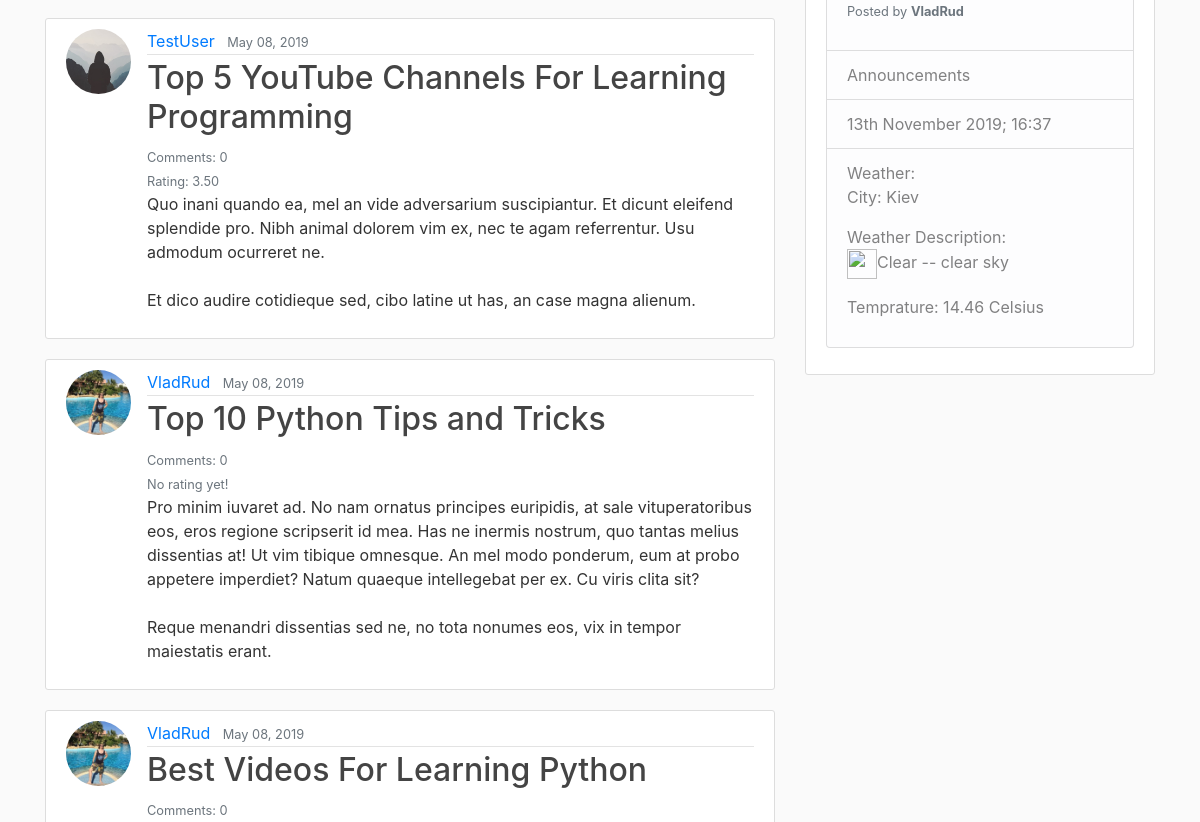
Before: / (middle part) with the older database file.
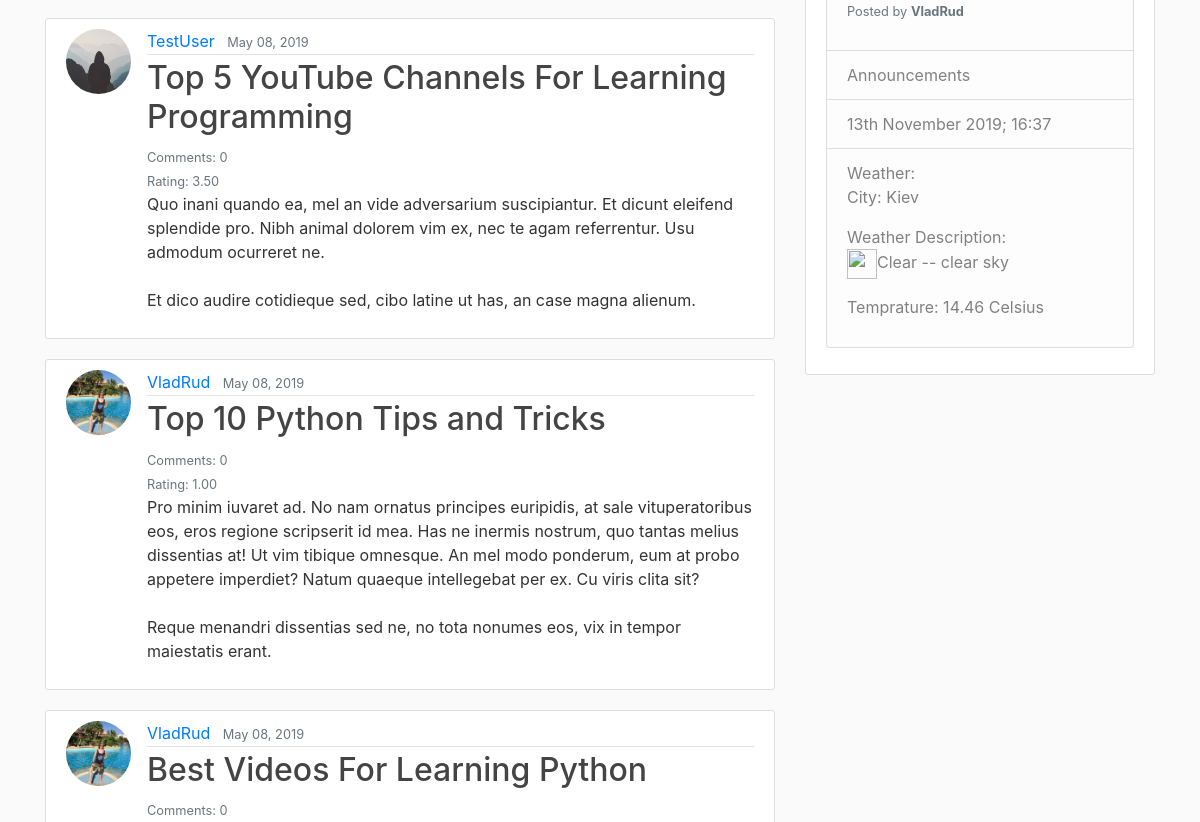
After: the same page with the newer database file.
### blog/models.py (models this page shows, shortened)
class Post(models.Model):
    title = models.CharField(max_length=100)
    content = models.TextField()
    date_posted = models.DateTimeField(default=timezone.now)
    author = models.ForeignKey(User, on_delete=models.CASCADE)
    review_star = models.IntegerField(default=0)

### users/models.py (models this page shows, shortened)
class Profile(models.Model):
    user = models.OneToOneField(User, on_delete=models.CASCADE)
    image = models.ImageField(default='default.jpg', upload_to='profile_pics')

### blog/views.py (the view)
# urls.py: path('', PostListView.as_view(), name='blog-home'),
class PostListView(ListView):
    model = Post
    template_name = 'blog/home.html'
    context_object_name = 'posts'
    ordering = ['-date_posted']
    paginate_by = 5

### blog/templatetags/custom_tags.py (called while the page is built)
@register.simple_tag(name='latest_posts')
def latest_posts():
    latest_posts_html = ''
    latest_posts_list = Post.objects.all().order_by('-date_posted')[:3]
    for post in latest_posts_list:
        latest_posts_html += f"""<p><a href='/post/{post.id}/'>{post.title}</a>
                             <br><small class='text-muted'>Posted by <strong>{post.author}</strong></small></p>"""
    return mark_safe(latest_posts_html)

### blog/templates/blog/home.html (shortened to what this page needs)
{% extends 'blog/base.html' %}
{% block content %}
	{% load mathfilters %}
	{% for post in posts %}
		<article class="media content-section">
			<img class="rounded-circle article-img" src="{{ post.author.profile.image.url }}">
		  	<div class="media-body">
		    <div class="article-metadata">
		      <a class="mr-2" href="{% url 'user-posts' post.author.username %}">{{ post.author }}</a>
		      <small class="text-muted">{{ post.date_posted|date:'F d, Y' }}</small>
		    </div>
		    <h2><a class="article-title" href="{% url 'post-detail' post.id %}">{{ post.title }}</a></h2>
		    <small class="text-muted">Comments: {{ post.comments.count }}</small>
		    <br>
		    {% if post.reviews.count %}
		    	<small class="text-muted">Rating: {{ post.review_star|div:post.reviews.count|floatformat:2 }}</small>
		    {% else %}
		    	<small class="text-muted">No rating yet!</small>
		    {% endif %}
		    <p class="article-content">{{ post.content }}</p>
		  </div>
		</article>
	{% endfor %}
{% endblock content %}

### blog/templates/blog/base.html (shortened to what this page needs)
{% load static %}
{% load custom_tags %}
<!DOCTYPE html>
<html>
<head>
    <link rel="stylesheet" href="https://maxcdn.bootstrapcdn.com/bootstrap/4.0.0/css/bootstrap.min.css">
    <link rel='stylesheet' type='text/css' href='{% static "blog/main.css" %}'>
</head>
<body>
	<main role="main" class="container">
	  <div class="row">
	    <div class="col-md-8">
	    	{% block content %}{% endblock %}
	  	</div>
		    <div class="col-md-4">
		      <div class="content-section">
		        <p class='text-muted'>You can put any information here you'd like.
		          <ul class="list-group">
		            <li class="list-group-item list-group-item-light">Latest Posts:{% latest_posts %}</li>
		            <li class="list-group-item list-group-item-light">Announcements</li>
		            <li class="list-group-item list-group-item-light">{% now "jS F Y; H:i" %}</li>
		            <li class="list-group-item list-group-item-light">Weather:{% include "blog/weather.html" %}</li>
		          </ul>
		        </p>
		      </div>
		    </div>
		  </div>
		</main>
</body>
</html>

### blog/templates/blog/weather.html
<p>City: Kiev</p>
<p>Weather Description:<br><img src="http://openweathermap.org/img/wn/01n@2x.png" height="30" width="30">Clear -- clear sky</p>
<p>Temprature: 14.46 Celsius</p>

### blog/static/blog/main.css (style rules this page uses)
body { background: #fafafa; color: #333333; margin-top: 5rem; }
h1, h2, h3, h4, h5, h6 { color: #444444; }
ul { margin: 0; }
.content-section { background: #ffffff; padding: 10px 20px; border: 1px solid #dddddd; border-radius: 3px; margin-bottom: 20px; }
.article-title { color: #444444; }
.article-content { white-space: pre-line; }
.article-img { height: 65px; width: 65px; margin-right: 16px; }
.article-metadata { padding-bottom: 1px; margin-bottom: 4px; border-bottom: 1px solid #e3e3e3 }

Changed rows visible on the page:
changed Post "Top 10 Python Tips and Tricks": review_star|div (not shown) → "1.00"; text "No rating yet!" → "Rating:"
